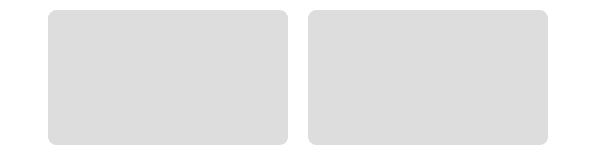
<?xml version="1.0" encoding="UTF-8"?>
<ui version="4.0">
 <class>screenChoiceItem</class>
 <widget class="QWidget" name="screenChoiceItem">
  <property name="geometry">
   <rect>
    <x>0</x>
    <y>0</y>
    <width>595</width>
    <height>155</height>
   </rect>
  </property>
  <property name="windowTitle">
   <string>Form</string>
  </property>
  <property name="styleSheet">
   <string notr="true">#screenChoiceItem
{
background-color: rgb(255, 255, 255);
}</string>
  </property>
  <layout class="QHBoxLayout" name="horizontalLayout">
   <property name="spacing">
    <number>0</number>
   </property>
   <property name="leftMargin">
    <number>0</number>
   </property>
   <property name="topMargin">
    <number>10</number>
   </property>
   <property name="rightMargin">
    <number>0</number>
   </property>
   <property name="bottomMargin">
    <number>10</number>
   </property>
   <item>
    <spacer name="horizontalSpacer">
     <property name="orientation">
      <enum>Qt::Horizontal</enum>
     </property>
     <property name="sizeHint" stdset="0">
      <size>
       <width>40</width>
       <height>20</height>
      </size>
     </property>
    </spacer>
   </item>
   <item>
    <widget class="SelfDrawingButton" name="btnFirt">
     <property name="sizePolicy">
      <sizepolicy hsizetype="Expanding" vsizetype="Fixed">
       <horstretch>0</horstretch>
       <verstretch>0</verstretch>
      </sizepolicy>
     </property>
     <property name="minimumSize">
      <size>
       <width>240</width>
       <height>0</height>
      </size>
     </property>
     <property name="maximumSize">
      <size>
       <width>240</width>
       <height>135</height>
      </size>
     </property>
     <property name="styleSheet">
      <string notr="true">
QPushButton{
background-color: rgb(221, 221, 221);
border:1px solid rgb(221, 221, 221);
border-radius:8px;
}

QPushButton:hover{
background-color: rgb(211, 237, 225);
border-image: url(:/button/img/button/DesktopSharping_select.png);
border:1px solid rgb(221, 221, 221);
}

QPushButton:pressed{
background-color: rgb(211, 237, 225);
background-repeat:none;

border:none;
}

QPushButton:checked
{
background-color: rgb(211, 237, 225);
border-image: url(:/button/img/button/DesktopSharping_select.png);
border:1px solid rgb(221, 221, 221);
}


QPushButton:!enabled{
	background-color: rgb(255, 255, 255);
border:1px solid rgb(255, 255, 255);
}



</string>
     </property>
     <property name="text">
      <string/>
     </property>
     <property name="checkable">
      <bool>true</bool>
     </property>
    </widget>
   </item>
   <item>
    <widget class="QLabel" name="label">
     <property name="minimumSize">
      <size>
       <width>20</width>
       <height>0</height>
      </size>
     </property>
     <property name="maximumSize">
      <size>
       <width>20</width>
       <height>16777215</height>
      </size>
     </property>
     <property name="text">
      <string/>
     </property>
    </widget>
   </item>
   <item>
    <widget class="SelfDrawingButton" name="btnSecond">
     <property name="sizePolicy">
      <sizepolicy hsizetype="Expanding" vsizetype="Fixed">
       <horstretch>0</horstretch>
       <verstretch>0</verstretch>
      </sizepolicy>
     </property>
     <property name="minimumSize">
      <size>
       <width>240</width>
       <height>0</height>
      </size>
     </property>
     <property name="maximumSize">
      <size>
       <width>240</width>
       <height>135</height>
      </size>
     </property>
     <property name="styleSheet">
      <string notr="true">
QPushButton{
background-color: rgb(221, 221, 221);
border:1px solid rgb(221, 221, 221);
border-radius:8px;
}

QPushButton:hover{
background-color: rgb(211, 237, 225);
border-image: url(:/button/img/button/DesktopSharping_select.png);
border:1px solid rgb(221, 221, 221);
}

QPushButton:pressed{
background-color: rgb(211, 237, 225);
background-repeat:none;

border:none;
}

QPushButton:checked
{
background-color: rgb(211, 237, 225);
border-image: url(:/button/img/button/DesktopSharping_select.png);
border:1px solid rgb(221, 221, 221);
}


QPushButton:!enabled{
	background-color: rgb(255, 255, 255);
border:1px solid rgb(255, 255, 255);
}



</string>
     </property>
     <property name="text">
      <string/>
     </property>
     <property name="checkable">
      <bool>true</bool>
     </property>
    </widget>
   </item>
   <item>
    <spacer name="horizontalSpacer_2">
     <property name="orientation">
      <enum>Qt::Horizontal</enum>
     </property>
     <property name="sizeHint" stdset="0">
      <size>
       <width>40</width>
       <height>20</height>
      </size>
     </property>
    </spacer>
   </item>
  </layout>
 </widget>
 <customwidgets>
  <customwidget>
   <class>SelfDrawingButton</class>
   <extends>QPushButton</extends>
   <header>selfdrawingbutton.h</header>
  </customwidget>
 </customwidgets>
 <resources>
  <include location="../../VLive/VLive.qrc"/>
 </resources>
 <connections/>
</ui>
